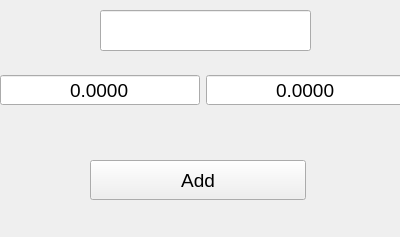
<?xml version="1.0" encoding="UTF-8"?>
<ui version="4.0">
 <class>CurrenciesWindow</class>
 <widget class="QWidget" name="CurrenciesWindow">
  <property name="geometry">
   <rect>
    <x>0</x>
    <y>0</y>
    <width>400</width>
    <height>237</height>
   </rect>
  </property>
  <property name="font">
   <font>
    <family>Leelawadee UI</family>
    <pointsize>14</pointsize>
   </font>
  </property>
  <property name="windowTitle">
   <string>Form</string>
  </property>
  <widget class="QLineEdit" name="eName">
   <property name="geometry">
    <rect>
     <x>100</x>
     <y>10</y>
     <width>211</width>
     <height>41</height>
    </rect>
   </property>
   <property name="font">
    <font>
     <family>Leelawadee UI</family>
     <pointsize>14</pointsize>
    </font>
   </property>
   <property name="maxLength">
    <number>12</number>
   </property>
   <property name="alignment">
    <set>Qt::AlignCenter</set>
   </property>
  </widget>
  <widget class="QWidget" name="horizontalLayoutWidget">
   <property name="geometry">
    <rect>
     <x>0</x>
     <y>50</y>
     <width>405</width>
     <height>80</height>
    </rect>
   </property>
   <layout class="QHBoxLayout" name="horizontalLayout">
    <item>
     <widget class="QDoubleSpinBox" name="eFrom">
      <property name="font">
       <font>
        <family>Leelawadee UI</family>
        <pointsize>14</pointsize>
       </font>
      </property>
      <property name="wrapping">
       <bool>false</bool>
      </property>
      <property name="frame">
       <bool>true</bool>
      </property>
      <property name="alignment">
       <set>Qt::AlignCenter</set>
      </property>
      <property name="buttonSymbols">
       <enum>QAbstractSpinBox::NoButtons</enum>
      </property>
      <property name="correctionMode">
       <enum>QAbstractSpinBox::CorrectToPreviousValue</enum>
      </property>
      <property name="decimals">
       <number>4</number>
      </property>
      <property name="minimum">
       <double>0.000000000000000</double>
      </property>
      <property name="maximum">
       <double>999999999.000000000000000</double>
      </property>
     </widget>
    </item>
    <item>
     <widget class="QDoubleSpinBox" name="eTo">
      <property name="font">
       <font>
        <family>Leelawadee UI</family>
        <pointsize>14</pointsize>
       </font>
      </property>
      <property name="wrapping">
       <bool>false</bool>
      </property>
      <property name="frame">
       <bool>true</bool>
      </property>
      <property name="alignment">
       <set>Qt::AlignCenter</set>
      </property>
      <property name="buttonSymbols">
       <enum>QAbstractSpinBox::NoButtons</enum>
      </property>
      <property name="correctionMode">
       <enum>QAbstractSpinBox::CorrectToPreviousValue</enum>
      </property>
      <property name="decimals">
       <number>4</number>
      </property>
      <property name="minimum">
       <double>0.000000000000000</double>
      </property>
      <property name="maximum">
       <double>999999999.000000000000000</double>
      </property>
     </widget>
    </item>
   </layout>
  </widget>
  <widget class="QPushButton" name="bAdd">
   <property name="geometry">
    <rect>
     <x>90</x>
     <y>160</y>
     <width>216</width>
     <height>40</height>
    </rect>
   </property>
   <property name="font">
    <font>
     <family>Leelawadee UI</family>
     <pointsize>14</pointsize>
    </font>
   </property>
   <property name="text">
    <string>Add</string>
   </property>
  </widget>
 </widget>
 <resources/>
 <connections/>
</ui>
